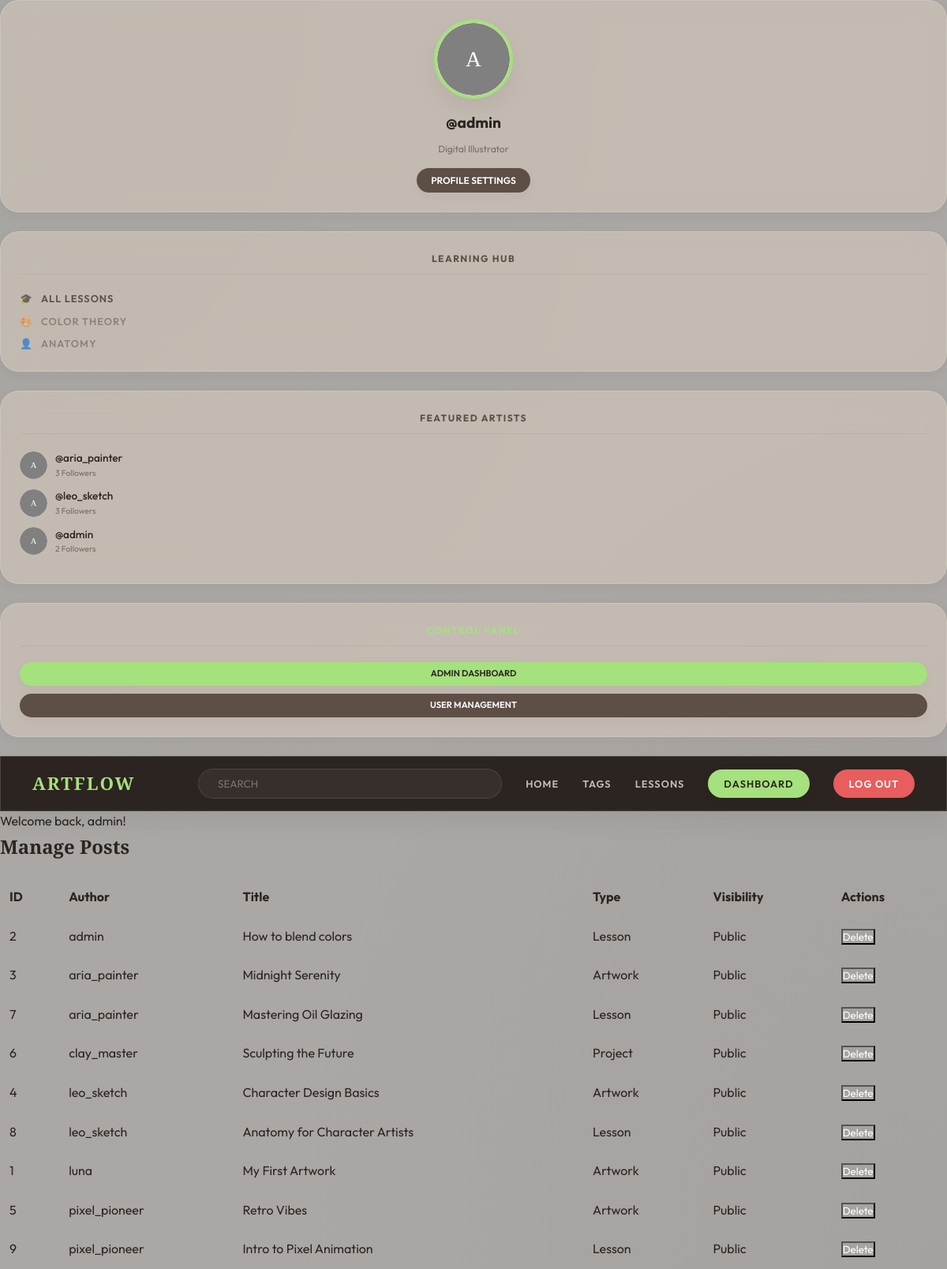
Screenshot of /views/admin/posts.php (signed in) with the database file from the repository.
### tables this page shows
CREATE TABLE IF NOT EXISTS users (
    id INT AUTO_INCREMENT PRIMARY KEY,
    username VARCHAR(50) NOT NULL UNIQUE,
    email VARCHAR(100) NOT NULL UNIQUE,
    password VARCHAR(255) NOT NULL,
    role ENUM('user', 'admin') DEFAULT 'user',
    bio TEXT,
    avatar VARCHAR(255) DEFAULT 'default-avatar.png',
    created_at TIMESTAMP DEFAULT CURRENT_TIMESTAMP
);

CREATE TABLE IF NOT EXISTS posts (
    id INT AUTO_INCREMENT PRIMARY KEY,
    user_id INT NOT NULL,
    title VARCHAR(255) NOT NULL,
    content TEXT NOT NULL,
    image VARCHAR(255) DEFAULT NULL,
    type ENUM('artwork', 'lesson', 'project') NOT NULL,
    visibility ENUM('public', 'private') DEFAULT 'public',
    created_at TIMESTAMP DEFAULT CURRENT_TIMESTAMP,
    FOREIGN KEY (user_id) REFERENCES users(id) ON DELETE CASCADE
);

### models/UserModel.php (called while the page is built, shortened)
<?php
class UserModel {
    private $pdo;
    public function __construct() {
        global $pdo;
        $this->pdo = $pdo;
    }
    public function findById($id) {
        $stmt = $this->pdo->prepare("SELECT * FROM users WHERE id = ? LIMIT 1");
        $stmt->execute([$id]);
        return $stmt->fetch();
    }
    public function getFeaturedArtists($limit = 3) {
        $stmt = $this->pdo->prepare("SELECT u.*, (SELECT COUNT(*) FROM follows WHERE following_id = u.id) as followers_count
                                     FROM users u
                                     ORDER BY followers_count DESC LIMIT ?");
        $stmt->bindValue(1, (int)$limit, PDO::PARAM_INT);
        $stmt->execute();
        return $stmt->fetchAll();
    }
}

### models/PostModel.php (called while the page is built, shortened)
<?php
class PostModel {
    private $pdo;
    public function __construct() {
        global $pdo;
        $this->pdo = $pdo;
    }
    public function getAllPosts() {
        $stmt = $this->pdo->query("SELECT p.*, u.username FROM posts p JOIN users u ON p.user_id = u.id ORDER BY p.created_at DESC");
        return $stmt->fetchAll();
    }
}

### views/admin/posts.php (the view, shortened to what this page needs)
<?php
require_once __DIR__ . '/../../config/database.php';
require_once __DIR__ . '/../../config/auth.php';
require_once __DIR__ . '/../../models/PostModel.php';
$postModel = new PostModel();
$posts = $postModel->getAllPosts();
require_once __DIR__ . '/../partials/head.php';
?>
<div class="app-layout">
    <?php require __DIR__ . '/../partials/sidebar.php'; ?>
    <div class="main-content">
        <?php require __DIR__ . '/../partials/topbar.php'; ?>
        <div class="feed-container">
            <?php $flash = getFlash(); if ($flash): ?>
                <div class="flash flash-<?= $flash['type'] ?>">
                    <?= sanitize($flash['message']) ?>
                </div>
            <?php endif; ?>
            <div class="card">
                <div class="card-body">
                    <h2>Manage Posts</h2>
                    <table style="width: 100%; border-collapse: collapse; margin-top: 20px;">
                        <thead>
                            <tr style="border-bottom: 2px solid var(--border); text-align: left;">
                                <th style="padding: 12px;">ID</th>
                                <th style="padding: 12px;">Author</th>
                                <th style="padding: 12px;">Title</th>
                                <th style="padding: 12px;">Type</th>
                                <th style="padding: 12px;">Visibility</th>
                                <th style="padding: 12px;">Actions</th>
                            </tr>
                        </thead>
                        <tbody>
                            <?php foreach ($posts as $post): ?>
                                <tr style="border-bottom: 1px solid var(--border);">
                                    <td style="padding: 12px;"><?= $post['id'] ?></td>
                                    <td style="padding: 12px;"><?= sanitize($post['username']) ?></td>
                                    <td style="padding: 12px;"><?= sanitize($post['title']) ?></td>
                                    <td style="padding: 12px;"><?= ucfirst($post['type']) ?></td>
                                    <td style="padding: 12px;"><?= ucfirst($post['visibility']) ?></td>
                                    <td style="padding: 12px;">
                                        <form method="POST" action="<?= BASE_URL ?>/controllers/PostController.php?action=delete" onsubmit="return confirm('Are you sure you want to delete this post?');" style="display:inline;">
                                            <button type="submit" class="btn btn-sm" style="background:var(--rose); color:white;">Delete</button>
                                        </form>
                                    </td>
                                </tr>
                            <?php endforeach; ?>
                        </tbody>
                    </table>
                </div>
            </div>
        </div>
    </div>
</div>
</body>
</html>

### views/partials/sidebar.php (shortened to what this page needs)
<?php
$um = new UserModel();
$sUser = isLoggedIn() ? $um->findById(currentUserId()) : null;
?>
<aside class="left-sidebar">
  <div class="sidebar-box">
    <?php if ($sUser): ?>
      <div class="profile-card">
        <div class="pfp-circle">
          <img src="<?= avatarUrl($sUser['avatar'] ?? null) ?>" alt="<?= sanitize($sUser['username']) ?>">
        </div>
        <div class="user-name">@<?= sanitize($sUser['username']) ?></div>
        <div style="font-size: 0.75rem; color: var(--text-muted); margin-bottom: 15px;">Digital Illustrator</div>
        <a href="<?= BASE_URL ?>/views/profile/index.php" class="btn-edit">PROFILE SETTINGS</a>
      </div>
    <?php endif; ?>
  </div>
  <div class="sidebar-box">
    <div class="box-title">LEARNING HUB</div>
    <div style="display: flex; flex-direction: column; gap: 8px;">
        <a href="<?= BASE_URL ?>/index.php?type=lesson" class="nav-item" style="font-size: 0.8rem; text-decoration: none; color: var(--text-main); display: flex; align-items: center; gap: 10px;">
            <span>🎓</span> ALL LESSONS
        </a>
        <a href="<?= BASE_URL ?>/index.php?q=color&type=lesson" class="nav-item" style="font-size: 0.8rem; text-decoration: none; color: var(--text-muted); display: flex; align-items: center; gap: 10px;">
            <span>🎨</span> COLOR THEORY
        </a>
        <a href="<?= BASE_URL ?>/index.php?q=anatomy&type=lesson" class="nav-item" style="font-size: 0.8rem; text-decoration: none; color: var(--text-muted); display: flex; align-items: center; gap: 10px;">
            <span>👤</span> ANATOMY
        </a>
    </div>
  </div>
  <div class="sidebar-box">
    <div class="box-title">FEATURED ARTISTS</div>
    <div class="artist-list">
      <?php
      $featured = $um->getFeaturedArtists(3);
      foreach ($featured as $artist):
      ?>
      <div class="artist-item">
        <a href="<?= BASE_URL ?>/views/profile/index.php?id=<?= $artist['id'] ?>" class="artist-pfp" style="text-decoration:none; background: var(--bg-canvas); overflow: hidden; display: flex; align-items: center; justify-content: center; font-size: 0.6rem; font-weight: 700; color: var(--secondary);">
            <img src="<?= avatarUrl($artist['avatar']) ?>" style="width:100%; height:100%; object-fit:cover;">
        </a>
        <div style="display: flex; flex-direction: column;">
            <a href="<?= BASE_URL ?>/views/profile/index.php?id=<?= $artist['id'] ?>" class="artist-name" style="text-decoration:none; color:inherit;">@<?= sanitize($artist['username']) ?></a>
            <div style="font-size: 0.65rem; color: var(--text-muted);"><?= $artist['followers_count'] ?> Followers</div>
        </div>
      </div>
      <?php endforeach; ?>
    </div>
  </div>
  <?php if (isAdmin()): ?>
  <div class="sidebar-box" style="border: 1px solid var(--primary);">
    <div class="box-title" style="color: var(--primary);">CONTROL PANEL</div>
    <div style="display: flex; flex-direction: column; gap: 10px;">
        <a href="<?= BASE_URL ?>/views/admin/dashboard.php" class="btn-edit" style="background: var(--primary); color: var(--bg-accent); font-size: 0.7rem; text-align: center;">ADMIN DASHBOARD</a>
        <a href="<?= BASE_URL ?>/views/admin/users.php" class="btn-edit" style="font-size: 0.7rem; text-align: center;">USER MANAGEMENT</a>
    </div>
  </div>
  <?php endif; ?>
</aside>

### assets/css/main.css (style rules this page uses)
:root { --bg-canvas: #E5DDD5; --bg-sidebar: rgba(212, 200, 188, 0.6); --bg-accent: #2C2420; --primary: #A5E17D; --primary-hover: #8BCC67; --secondary: #5D4E46; --card-bg: rgba(255, 255, 255, 0.85); --input-bg: #FDF8F3; --text-main: #2C2420; --text-muted: #7A6B63; --text-light: #FFFFFF; --danger: #E85D5D; --success: #5DC47E; --header-h: 70px; --sidebar-w: 300px; --right-w: 300px; --radius-pill: 50px; --radius-lg: 24px; --radius-md: 12px; --shadow-sm: 0 4px 15px rgba(44, 36, 32, 0.05); --shadow-md: 0 12px 30px rgba(44, 36, 32, 0.08); --shadow-lg: 0 20px 50px rgba(44, 36, 32, 0.12); --transition: 0.4s cubic-bezier(0.16, 1, 0.3, 1); --glass: blur(12px) saturate(180%); }
*, *::before, *::after { box-sizing: border-box; margin: 0; padding: 0; }
body { font-family: 'Outfit', sans-serif; background-color: var(--bg-canvas); background-image: radial-gradient(at 0% 0%, rgba(165, 225, 125, 0.05) 0px, transparent 50%), radial-gradient(at 100% 100%, rgba(93, 78, 70, 0.05) 0px, transparent 50%); color: var(--text-main); line-height: 1.6; min-height: 100vh; overflow-x: hidden; }
a { text-decoration: none; color: inherit; transition: var(--transition); }
button, input { font-family: inherit; }
h1, h2, h3, h4, .brand-name { font-family: 'Cinzel', serif; font-weight: 700; }
.nav-item { font-size: 0.8rem; font-weight: 600; text-transform: uppercase; letter-spacing: 1px; opacity: 0.7; transition: var(--transition); }
.sidebar-box { background-color: var(--bg-sidebar); backdrop-filter: var(--glass); border: 1px solid rgba(255,255,255,0.3); border-radius: var(--radius-lg); padding: 24px; margin-bottom: 24px; box-shadow: var(--shadow-sm); }
.box-title { font-size: 0.75rem; font-weight: 700; text-transform: uppercase; letter-spacing: 1.5px; color: var(--secondary); margin-bottom: 20px; text-align: center; border-bottom: 1px solid rgba(0,0,0,0.05); padding-bottom: 10px; }
.profile-card { text-align: center; }
.pfp-circle { width: 100px; height: 100px; background: white; border: 4px solid var(--primary); border-radius: 50%; margin: 0 auto 15px; overflow: hidden; display: flex; align-items: center; justify-content: center; box-shadow: var(--shadow-md); transition: var(--transition); }
.pfp-circle img { width: 100%; height: 100%; object-fit: cover; }
.user-name { font-weight: 700; font-size: 1.2rem; margin-bottom: 8px; color: var(--text-main); }
.btn-edit { display: inline-block; background-color: var(--secondary); color: var(--text-light); padding: 6px 18px; border-radius: var(--radius-pill); font-size: 0.75rem; font-weight: 600; box-shadow: var(--shadow-sm); }
.artist-item { display: flex; align-items: center; gap: 10px; margin-bottom: 10px; }
.artist-pfp { width: 35px; height: 35px; background-color: var(--text-light); border-radius: 50%; }
.artist-name { font-size: 0.85rem; font-weight: 500; }

### views/partials/video_bg.php (style rules this page uses)
body { background-color: transparent !important; }
.sidebar-box, .post-card, .share-progress, .top-nav { backdrop-filter: blur(20px) saturate(180%) !important; -webkit-backdrop-filter: blur(20px) saturate(180%) !important; border: 1px solid rgba(255, 255, 255, 0.15) !important; }

### rows the page displays
users: username "admin", followers_count "2"
users: username "aria_painter", followers_count "3"
users: username "leo_sketch", followers_count "3"
posts: id "2", user.username "admin", title "How to blend colors", type "Lesson", visibility "Public"
posts: id "3", user.username "aria_painter", title "Midnight Serenity", type "Artwork", visibility "Public"
posts: id "7", user.username "aria_painter", title "Mastering Oil Glazing", type "Lesson", visibility "Public"
posts: id "6", user.username "clay_master", title "Sculpting the Future", type "Project", visibility "Public"
posts: id "4", user.username "leo_sketch", title "Character Design Basics", type "Artwork", visibility "Public"
posts: id "8", user.username "leo_sketch", title "Anatomy for Character Artists", type "Lesson", visibility "Public"
posts: id "1", user.username "luna", title "My First Artwork", type "Artwork", visibility "Public"
posts: id "5", user.username "pixel_pioneer", title "Retro Vibes", type "Artwork", visibility "Public"
posts: id "9", user.username "pixel_pioneer", title "Intro to Pixel Animation", type "Lesson", visibility "Public"

### other values shown
$flash['message'] "Welcome back, admin!"
